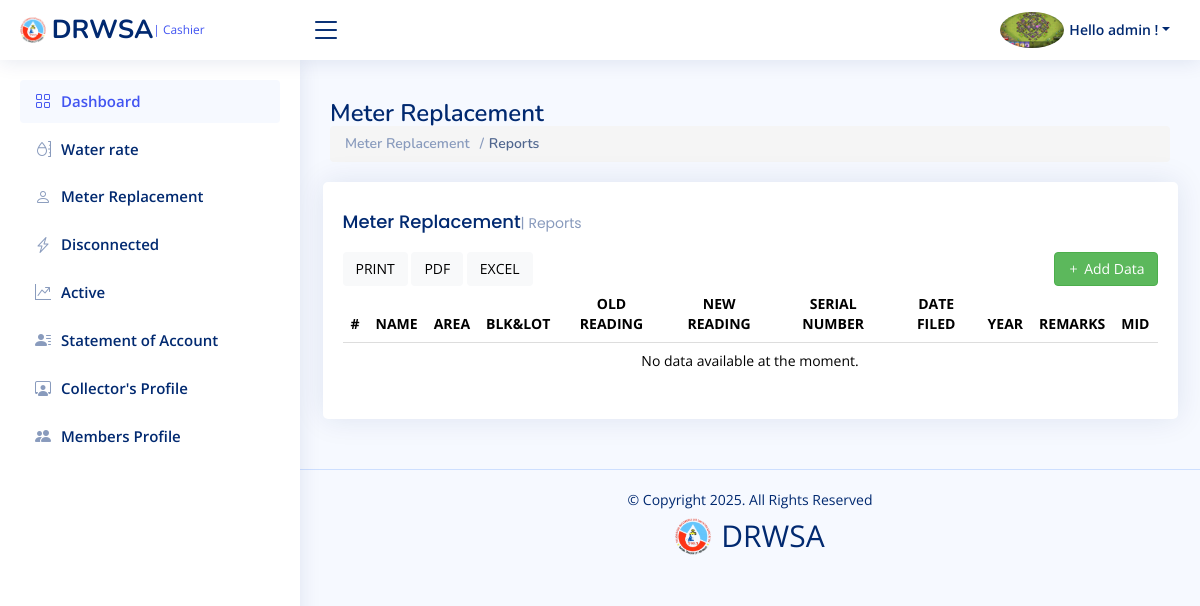
Page /admin/meter_replacement.php (signed in) on the earlier database version.
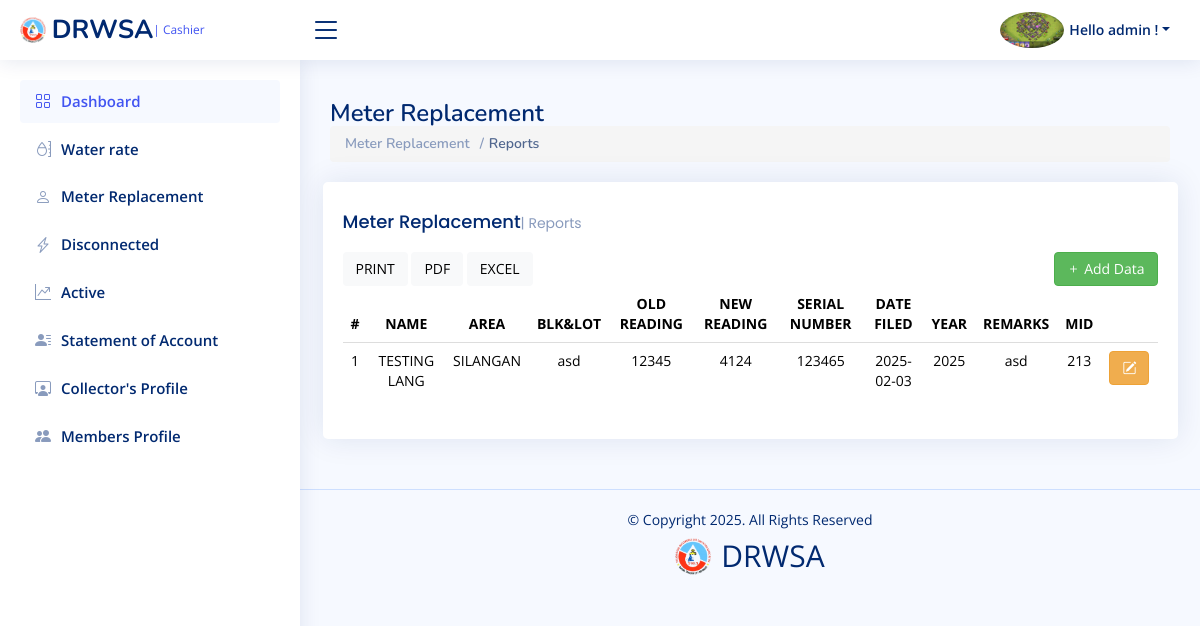
Same page on the later database version.
### tables this page shows
CREATE TABLE `tbl_meter_replacement` (
  `id` int(11) NOT NULL,
  `name` varchar(255) NOT NULL,
  `area` varchar(255) NOT NULL,
  `block_lot` varchar(255) NOT NULL,
  `old_reading` varchar(255) NOT NULL,
  `new_reading` varchar(255) NOT NULL,
  `serial_number` varchar(255) NOT NULL,
  `date_filed` date NOT NULL,
  `year` int(255) NOT NULL,
  `remarks` varchar(255) NOT NULL,
  `mid` int(255) NOT NULL
);

### admin/meter_replacement.php (the view, shortened to what this page needs)
<!DOCTYPE html>
<html lang="en">
<?php
include("header.php");
?>
<body>
<?php
include("topbar.php");
?>
<?php
include("sidebar.php");
?>
<main id="main" class="main">
  <div class="pagetitle">
    <h1>Meter Replacement</h1>
    <nav>
      <ol class="breadcrumb">
        <li class="breadcrumb-item"><a href="index.html">Meter Replacement</a></li>
        <li class="breadcrumb-item active">Reports</li>
      </ol>
    </nav>
  </div>
  <section class="section dashboard">
    <div class="row">
      <div class="col-12">
        <div class="card recent-sales overflow-auto">
          <div class="card-body">
            <h5 class="card-title">Meter Replacement<span>| Reports</span></h5>
            <div style="display: flex; justify-content: space-between; align-items: center;">
              <div>
                <button type="button" class="btn btn-light" id="printBtn" title="Print Table">PRINT</button>
                <button type="button" class="btn btn-light" id="pdfBtn" title="Download PDF">PDF</button>
                <button type="button" class="btn btn-light" id="excelBtn" title="Download Excel">EXCEL</button>
              </div>
              <div>
                <button type="button" class="btn btn-success" data-toggle="modal" data-target="#addDataModal"><i class="bi bi-plus"></i> Add Data</button>
              </div>
            </div>
            <table class="table table-borderless datatable" id="Customer_Manager_Report">
              <thead>
                <tr>
                  <th scope="col" style="text-align: center;">#</th>
                  <th scope="col" style="text-align: center;">NAME</th>
                  <th scope="col" style="text-align: center;">AREA</th>
                  <th scope="col" style="text-align: center;">BLK&LOT</th>
                  <th scope="col" style="text-align: center;">OLD READING</th>
                  <th scope="col" style="text-align: center;">NEW READING</th>
                  <th scope="col" style="text-align: center;">SERIAL NUMBER</th>
                  <th scope="col" style="text-align: center;">DATE FILED</th>
                  <th scope="col" style="text-align: center;">YEAR</th>
                  <th scope="col" style="text-align: center;">REMARKS</th>
                  <th scope="col" style="text-align: center;">MID</th>
                </tr>
              </thead>
              <tbody>
                  <?php
                      $query = "SELECT * FROM tbl_meter_replacement";
                      $result = $con->query($query);
                      if ($result->num_rows > 0) {
                          while ($row = $result->fetch_assoc()) {
                  ?>
                  <tr>
                      <td style="text-align: center;"><?php echo $row["id"]; ?></td>
                      <td style="text-align: center;"><?php echo $row["name"]; ?></td>
                      <td style="text-align: center;"><?php echo $row["area"]; ?></td>
                      <td style="text-align: center;"><?php echo $row["block_lot"]; ?></td>
                      <td style="text-align: center;"><?php echo $row["old_reading"]; ?></td>
                      <td style="text-align: center;"><?php echo $row["new_reading"]; ?></td>
                      <td style="text-align: center;"><?php echo $row["serial_number"]; ?></td>
                      <td style="text-align: center;"><?php echo $row["date_filed"]; ?></td>
                      <td style="text-align: center;"><?php echo $row["year"]; ?></td>
                      <td style="text-align: center;"><?php echo $row["remarks"]; ?></td>
                      <td style="text-align: center;"><?php echo $row["mid"]; ?></td>
                      <td>
                          <button type="button" class="btn btn-warning" title="Edit Information">
                              <i class="bi bi-pencil-square"></i>
                          </button>
                      </td>
                  </tr>
                  <?php
                          }
                      } else {
                  ?>
                  <tr>
                      <td colspan="11">
                          <center>No data available at the moment.</center>
                      </td>
                  </tr>
                  <?php
                      }
                  ?>
              </tbody>
            </table>
          </div>
        </div>
      </div>
    </div>
  </section>
</main>
<?php
include("footer.php");
?>
</body>
</html>

Differences in the rows shown:
added tbl_meter_replacement: id "1", name "TESTING LANG", area "SILANGAN", block_lot "asd", old_reading "12345", new_reading "4124", serial_number "123465", date_filed "2025-02-03", year "2025", remarks "asd", mid "213"
Other differences:
text no longer shown: "No data available at the moment."
